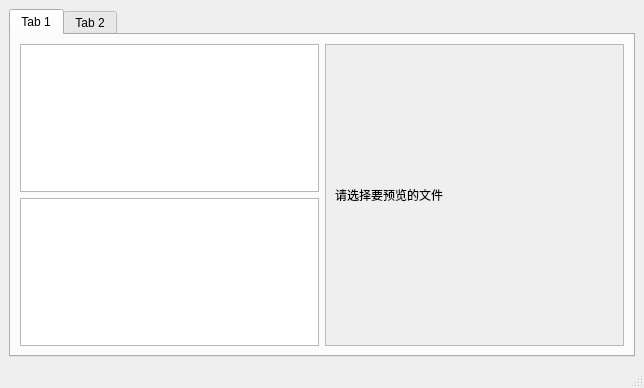
<?xml version="1.0" encoding="UTF-8"?>
<ui version="4.0">
 <class>FileSystem</class>
 <widget class="QMainWindow" name="FileSystem">
  <property name="geometry">
   <rect>
    <x>0</x>
    <y>0</y>
    <width>644</width>
    <height>388</height>
   </rect>
  </property>
  <property name="windowTitle">
   <string>FileSystem</string>
  </property>
  <widget class="QWidget" name="centralwidget">
   <layout class="QVBoxLayout" name="verticalLayout">
    <item>
     <widget class="QTabWidget" name="tabWidget">
      <property name="tabShape">
       <enum>QTabWidget::Rounded</enum>
      </property>
      <property name="currentIndex">
       <number>0</number>
      </property>
      <widget class="QWidget" name="tab">
       <attribute name="title">
        <string>Tab 1</string>
       </attribute>
       <layout class="QGridLayout" name="gridLayout">
        <item row="0" column="0">
         <widget class="QTreeView" name="treeView">
          <property name="animated">
           <bool>false</bool>
          </property>
          <property name="allColumnsShowFocus">
           <bool>false</bool>
          </property>
          <property name="wordWrap">
           <bool>true</bool>
          </property>
          <property name="headerHidden">
           <bool>false</bool>
          </property>
          <attribute name="headerDefaultSectionSize">
           <number>100</number>
          </attribute>
          <attribute name="headerHighlightSections">
           <bool>false</bool>
          </attribute>
          <attribute name="headerStretchLastSection">
           <bool>true</bool>
          </attribute>
         </widget>
        </item>
        <item row="0" column="1" rowspan="2">
         <widget class="QScrollArea" name="scrollArea">
          <property name="widgetResizable">
           <bool>true</bool>
          </property>
          <widget class="QWidget" name="scrollAreaWidgetContents">
           <property name="geometry">
            <rect>
             <x>0</x>
             <y>0</y>
             <width>296</width>
             <height>303</height>
            </rect>
           </property>
           <layout class="QGridLayout" name="gridLayout_2">
            <item row="0" column="0">
             <widget class="QLabel" name="label">
              <property name="text">
               <string>请选择要预览的文件</string>
              </property>
              <property name="textFormat">
               <enum>Qt::AutoText</enum>
              </property>
              <property name="alignment">
               <set>Qt::AlignLeading|Qt::AlignLeft|Qt::AlignVCenter</set>
              </property>
             </widget>
            </item>
           </layout>
          </widget>
         </widget>
        </item>
        <item row="1" column="0">
         <widget class="QTableView" name="tableView"/>
        </item>
       </layout>
      </widget>
      <widget class="QWidget" name="tab_2">
       <attribute name="title">
        <string>Tab 2</string>
       </attribute>
       <layout class="QGridLayout" name="gridLayout_3">
        <item row="0" column="0">
         <widget class="QColumnView" name="columnView"/>
        </item>
        <item row="1" column="0">
         <widget class="QListView" name="listView"/>
        </item>
       </layout>
      </widget>
     </widget>
    </item>
   </layout>
  </widget>
  <widget class="QStatusBar" name="statusbar"/>
 </widget>
 <resources/>
 <connections/>
</ui>
